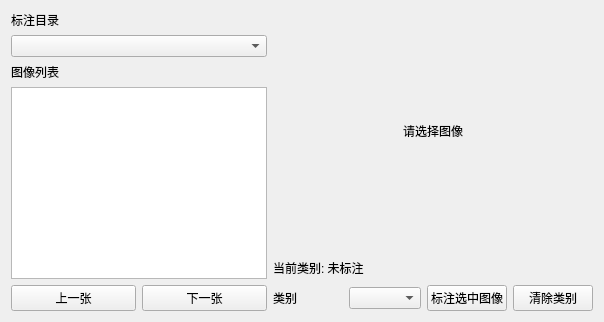
<?xml version="1.0" encoding="UTF-8"?>
<ui version="4.0">
 <class>ClassificationLabelForm</class>
 <widget class="QWidget" name="ClassificationLabelForm">
  <property name="windowTitle"><string>图像分类标注</string></property>
  <layout class="QHBoxLayout" name="horizontalLayout">
   <item>
    <layout class="QVBoxLayout" name="listLayout">
     <item><widget class="QLabel" name="labelData"><property name="text"><string>标注目录</string></property></widget></item>
     <item><widget class="QComboBox" name="comboData"/></item>
     <item><widget class="QLabel" name="labelImages"><property name="text"><string>图像列表</string></property></widget></item>
     <item><widget class="QListWidget" name="listImages"><property name="selectionMode"><enum>QAbstractItemView::ExtendedSelection</enum></property></widget></item>
     <item><layout class="QHBoxLayout" name="navigationLayout">
      <item><widget class="QPushButton" name="buttonPrevious"><property name="text"><string>上一张</string></property></widget></item>
      <item><widget class="QPushButton" name="buttonNext"><property name="text"><string>下一张</string></property></widget></item>
     </layout></item>
    </layout>
   </item>
   <item>
    <layout class="QVBoxLayout" name="imageLayout">
     <item><widget class="QLabel" name="labelPreview"><property name="minimumSize"><size><width>320</width><height>240</height></size></property><property name="alignment"><set>Qt::AlignCenter</set></property><property name="text"><string>请选择图像</string></property></widget></item>
     <item><widget class="QLabel" name="labelCurrent"><property name="text"><string>当前类别: 未标注</string></property></widget></item>
     <item><layout class="QHBoxLayout" name="classLayout">
      <item><widget class="QLabel" name="labelClass"><property name="text"><string>类别</string></property></widget></item>
      <item><widget class="QComboBox" name="comboClass"/></item>
      <item><widget class="QPushButton" name="buttonAssign"><property name="text"><string>标注选中图像</string></property></widget></item>
      <item><widget class="QPushButton" name="buttonClear"><property name="text"><string>清除类别</string></property></widget></item>
     </layout></item>
    </layout>
   </item>
  </layout>
 </widget>
 <resources/>
 <connections/>
</ui>
